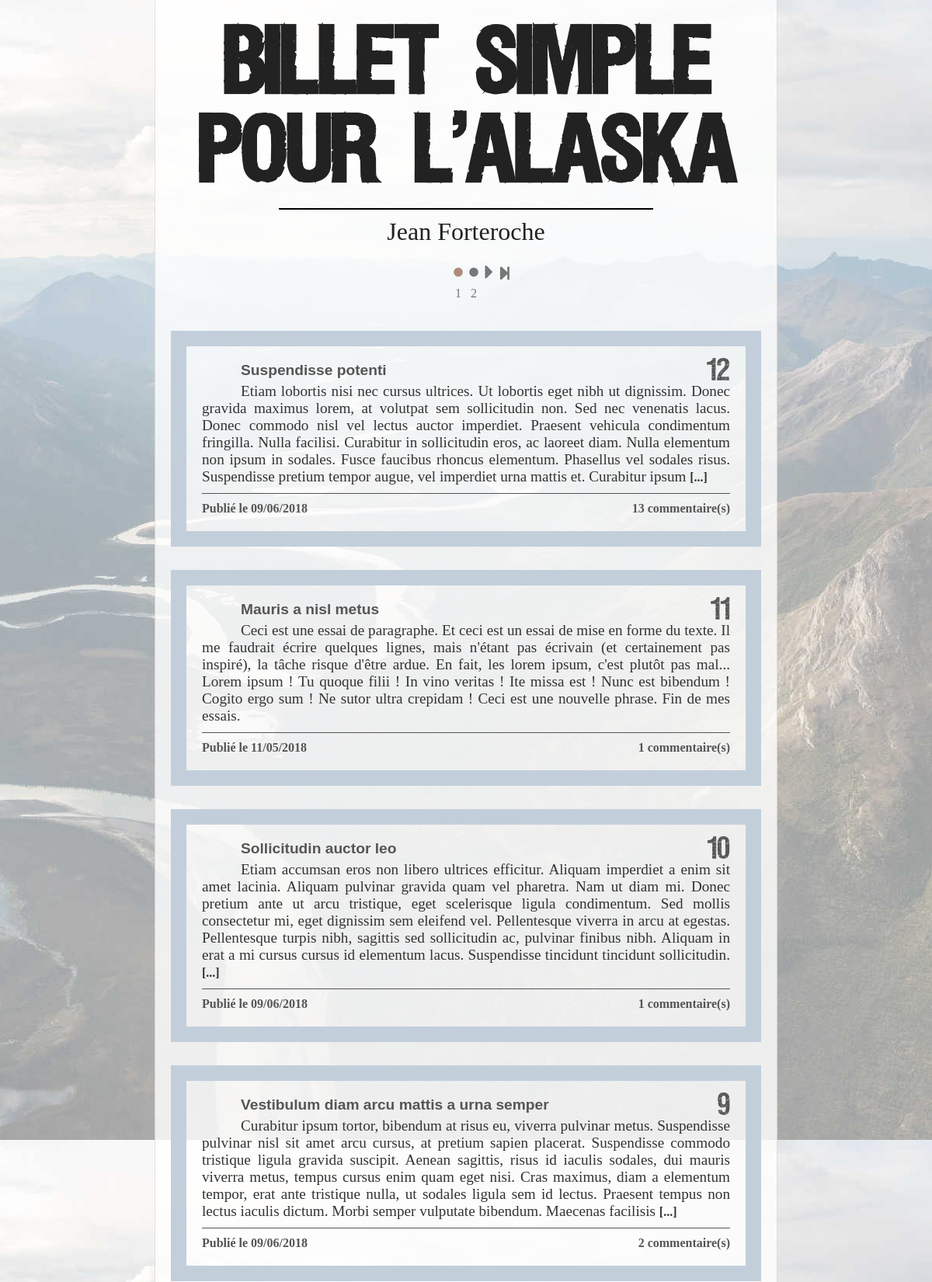
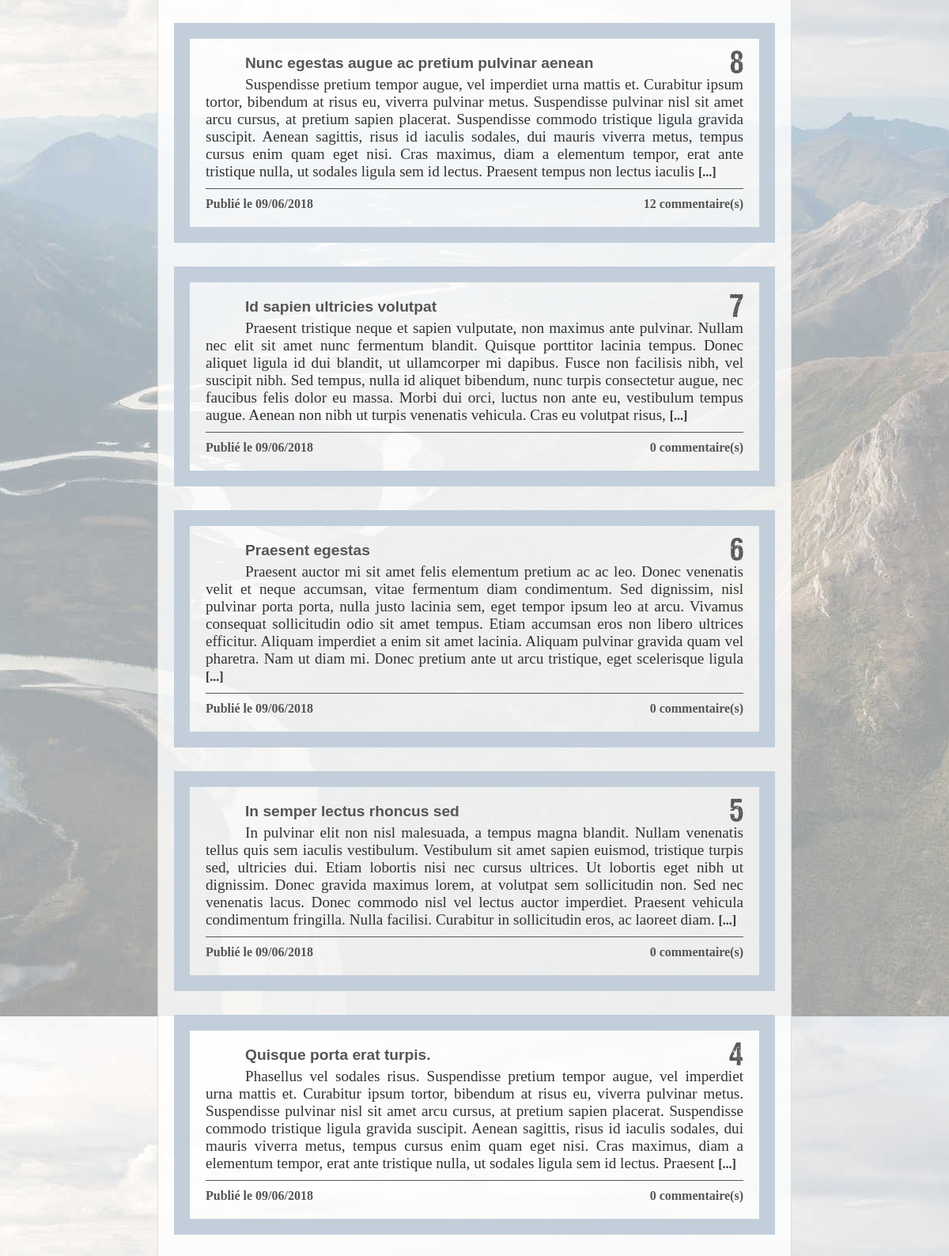
The page / (upper part) on the database its author committed (2 pictures, top to bottom).
### tables this page shows
CREATE TABLE `chapters` (
  `id` tinyint(3) UNSIGNED NOT NULL,
  `number` tinyint(4) NOT NULL DEFAULT '0',
  `title` tinytext NOT NULL,
  `content` mediumtext NOT NULL,
  `publication_date` timestamp NOT NULL DEFAULT '0000-00-00 00:00:00',
  `published` tinyint(1) NOT NULL DEFAULT '0'
);

### model/database.php (called while the page is built, shortened)
<?php
class Db {
    private $_db;
    public function db() { return $this->_db; }
    private function connect() {
        try {
            $this->_db = new PDO('mysql:host=localhost;dbname=chesfnpg_alaska_jf;charset=utf8', 'chesfnpg', 'OCV7b9h632F#', array(PDO::ATTR_ERRMODE => PDO::ERRMODE_EXCEPTION));
        }
        catch (Exception $e) {
            die('Erreur : ' . $e->getMessage());
        }
    }
}

### model/model.php (called while the page is built, shortened)
<?php
class Model {
    public function hydrate(array $datas) {
        foreach ($datas as $key => $value) {
            $method = 'set' . ucfirst($key);
        }
    }
}

### model/chapter.php (called while the page is built, shortened)
<?php
require_once('./model/model.php');
require_once('./model/commentManager.php');
class Chapter extends Model {
    private $_id;
    private $_number;
    private $_title;
    private $_content;
    private $_publication_date;
    private $_commentsNbr;
    public function __construct(array $datas = []) {
        $this->setCommentsNbr();
    }
    public function id()            { return $this->_id;            }
    public function number()        { return $this->_number;        }
    public function title()         { return $this->_title;         }
    public function content()       { return $this->_content;       }
    public function commentsNbr()   { return $this->_commentsNbr;   }
    public function publication_date(bool $humanFormat = false) {
        $publication_date = $this->_publication_date;
        if ($humanFormat) {
            $publication_date = date('\l\e d/m/Y', $publication_date);
        }
        return $publication_date;
    }
    public function setId($id) {
        $this->_id = abs((int) $id);
    }
    public function setNumber($number) {
        $this->_number = abs((int) $number);
    }
    public function setTitle($title) {
        $this->_title = (string) $title;
    }
    public function setContent($content) {
        $this->_content = (string) $content;
    }
    public function setPublication_date($publication_date) {
        $this->_publication_date = strtotime($publication_date);
    }
    public function setcommentsNbr() {
        $commentMngr = new CommentManager();
        if ($this->id() != null) {
            $this->_commentsNbr = $commentMngr->getCommentsCount($this->_id);
        }
    }
}

### model/commentManager.php (called while the page is built, shortened)
<?php
require_once('./model/model.php');
require_once('./model/database.php');
class CommentManager extends Model {
    public function getCommentsCount(int $chapterId, bool $signaledOnly = false) {
        $db = new Db();
        $condition = ($chapterId == 0) ? '' : ('WHERE chapter_id = ' . $chapterId);
        $condition = ($signaledOnly == true) ? (!empty($condition) ? ($condition . ' AND signaled != 0') : ($condition . 'WHERE signaled != 0')) : $condition;
        $query = $db->db()->query('SELECT COUNT(*) FROM comments ' . $condition);
        $commentsCount = $query->fetchColumn();
        return $commentsCount;
    }
}

### view/homepage.php (the view)
<?php include('./view/background.php'); ?>
    <?php include('./view/pagination.php'); ?>
    <div id='postsList'>
        <?php foreach ($chapters as $chapter) { ?>
            <div class='postContainer'>
                <a class='chapterLink' href='./?chapter&id=<?= $chapter->id() ?>'>
                    <div class='post'>
                        <div class='chapterNumber'><?= $chapter->number() ?></div>
                        <h3><?= $chapter->title() ?></h3>
                        <p><?= $chapter->content() ?></p>
                        <div class='chapterInfos'><span class='chapterDate'>Publié <?= $chapter->publication_date(true) ?></span><span class='chapterCommentsNbr'><?= $chapter->commentsNbr() ?> commentaire(s)</span></div>
                    </div>
                </a>
            </div>
        <?php } ?>
    </div>
    <?php include('./view/pagination.php'); ?>
<?php include('./view/footer.php'); ?>

### model/chapterManager.php (shortened to what this page needs)
<?php
require_once('./model/model.php');
require_once('./model/chapter.php');
require_once('./model/database.php');
class ChapterManager extends Model {
    public function getList(int $offset, int $length, bool $publishedOnly, bool $ascending, bool $extractsOnly) {
        $chapters = [];
        $order = $ascending ? 'ASC' : 'DESC';
        $condition = $publishedOnly ? 'WHERE published = true' : 'WHERE number != 0';
        $db = new Db();
        $query = $db->db()->query('SELECT * FROM chapters ' . $condition . ' ORDER BY number ' . $order);
        while ($chapterDatas = $query->fetch()) {
            if ($extractsOnly) { $chapterDatas['content'] = $this->getExtract($chapterDatas['content']); }
            $chapters[] = new Chapter($chapterDatas);
        }
        return !empty($chapters) ? array_slice($chapters, $offset, $length) : false;
    }
    private function getExtract(string $text) {
        $extractLength = 500;
        $text = strip_tags($text);
        if (strlen($text) > $extractLength) {
            $text = substr($text, 0, strpos($text, ' ', $extractLength)) . ' <strong>[...]</strong>';
        } else {
            $text = $text;
        }
        return $text;
    }
}

### public/css/chapter-inner-style.css (style rules this page uses)
p { margin: 0px; text-align: justify; font-family: Garamond, serif; text-indent: 50px; font-size: 1.2rem; }

### public/css/main.css (style rules this page uses)
* { font-size: 1rem; }
a { text-decoration: none; color: inherit; }
p { margin: 0px; padding: 0px; font-family: Garamond, serif; }

### public/css/background.css (style rules this page uses)
body { position: relative; width: 100%; height: 100%; margin: 0px; padding: 0px; background-image: url(../images/alaska.jpg); background-size: auto; background-position: top center; background-attachment: fixed; }

### public/css/homepage.css (style rules this page uses)
#postsList { width: 100%; padding: 0px 20px; }
.postContainer { width: calc(100% - 40px); padding: 15px 0px; }
.post { position: relative; box-sizing: border-box; width: 100%; padding: 20px; border: 20px #C2CFDB solid; color: #333; transition: all 0.3s cubic-bezier(0.05,0.15,0.25,1); }
.chapterLink { text-decoration: none; color: inherit; }
.post > h3 { margin: 0px 0px 5px 50px; display: block; font-family: 'Arial Black', sans-serif; color: #555; font-size: 1.2rem; }
.post > p { margin: 0px; font-family: 'Garamond', serif; text-align: justify; }
.post strong { font-weight: bold; }
.post .chapterInfos { display: flex; justify-content: space-between; margin-top: 10px; padding-top: 10px; border-top: 1px #555 solid; font-size: 0.8rem; font-weight: bold; color: #555; }
.chapterInfos .chapterDate { text-align: left; }
.chapterInfos .chapterCommentsNbr { text-align: right; }
.chapterNumber { position: absolute; top: 13px; right: 20px; display: block; width: 50px; font-family: 'Viper Nora'; font-size: 2rem; text-align: right; color: #555; }

### rows shown on the page
chapters: number "12", title "Suspendisse potenti", content "Etiam lobortis nisi nec cursus ultrices. Ut lobortis eget nibh ut dignissim. Donec gravida maximus lorem, at volutpat sem sollicitudin non. Sed nec venenatis lacus. Donec commodo nisl vel lectus auctor imperdiet. Praesent vehicula condimentum fringilla. Nulla facilisi. Curabitur in sollicitudin eros, ac laoreet diam. Nulla elementum non ipsum in sodales. Fusce faucibus rhoncus elementum. Phasellus vel sodales risus. Suspendisse pretium tempor augue, vel imperdiet urna mattis et. Curabitur ipsum", publication_date "le 09/06/2018", commentsNbr "13"
chapters: number "11", title "Mauris a nisl metus", content "Ceci est une essai de paragraphe. Et ceci est un essai de mise en forme du texte. Il me faudrait écrire quelques lignes, mais n'étant pas écrivain (et certainement pas inspiré), la tâche risque d'être ardue. En fait, les lorem ipsum, c'est plutôt pas mal... Lorem ipsum ! Tu quoque filii ! In vino veritas ! Ite missa est ! Nunc est bibendum ! Cogito ergo sum ! Ne sutor ultra crepidam ! Ceci est une nouvelle phrase. Fin de mes essais.", publication_date "le 11/05/2018", commentsNbr "1"
chapters: number "10", title "Sollicitudin auctor leo", content "Etiam accumsan eros non libero ultrices efficitur. Aliquam imperdiet a enim sit amet lacinia. Aliquam pulvinar gravida quam vel pharetra. Nam ut diam mi. Donec pretium ante ut arcu tristique, eget scelerisque ligula condimentum. Sed mollis consectetur mi, eget dignissim sem eleifend vel. Pellentesque viverra in arcu at egestas. Pellentesque turpis nibh, sagittis sed sollicitudin ac, pulvinar finibus nibh. Aliquam in erat a mi cursus cursus id elementum lacus. Suspendisse tincidunt tincidunt sollicitudin.", publication_date "le 09/06/2018", commentsNbr "1"
chapters: number "9", title "Vestibulum diam arcu mattis a urna semper", content "Curabitur ipsum tortor, bibendum at risus eu, viverra pulvinar metus. Suspendisse pulvinar nisl sit amet arcu cursus, at pretium sapien placerat. Suspendisse commodo tristique ligula gravida suscipit. Aenean sagittis, risus id iaculis sodales, dui mauris viverra metus, tempus cursus enim quam eget nisi. Cras maximus, diam a elementum tempor, erat ante tristique nulla, ut sodales ligula sem id lectus. Praesent tempus non lectus iaculis dictum. Morbi semper vulputate bibendum. Maecenas facilisis", publication_date "le 09/06/2018", commentsNbr "2"
chapters: number "8", title "Nunc egestas augue ac pretium pulvinar aenean", content "Suspendisse pretium tempor augue, vel imperdiet urna mattis et. Curabitur ipsum tortor, bibendum at risus eu, viverra pulvinar metus. Suspendisse pulvinar nisl sit amet arcu cursus, at pretium sapien placerat. Suspendisse commodo tristique ligula gravida suscipit. Aenean sagittis, risus id iaculis sodales, dui mauris viverra metus, tempus cursus enim quam eget nisi. Cras maximus, diam a elementum tempor, erat ante tristique nulla, ut sodales ligula sem id lectus. Praesent tempus non lectus iaculis", publication_date "le 09/06/2018", commentsNbr "12"
chapters: number "7", title "Id sapien ultricies volutpat", content "Praesent tristique neque et sapien vulputate, non maximus ante pulvinar. Nullam nec elit sit amet nunc fermentum blandit. Quisque porttitor lacinia tempus. Donec aliquet ligula id dui blandit, ut ullamcorper mi dapibus. Fusce non facilisis nibh, vel suscipit nibh. Sed tempus, nulla id aliquet bibendum, nunc turpis consectetur augue, nec faucibus felis dolor eu massa. Morbi dui orci, luctus non ante eu, vestibulum tempus augue. Aenean non nibh ut turpis venenatis vehicula. Cras eu volutpat risus,", publication_date "le 09/06/2018", commentsNbr "0"
chapters: number "6", title "Praesent egestas", content "Praesent auctor mi sit amet felis elementum pretium ac ac leo. Donec venenatis velit et neque accumsan, vitae fermentum diam condimentum. Sed dignissim, nisl pulvinar porta porta, nulla justo lacinia sem, eget tempor ipsum leo at arcu. Vivamus consequat sollicitudin odio sit amet tempus. Etiam accumsan eros non libero ultrices efficitur. Aliquam imperdiet a enim sit amet lacinia. Aliquam pulvinar gravida quam vel pharetra. Nam ut diam mi. Donec pretium ante ut arcu tristique, eget scelerisque ligula", publication_date "le 09/06/2018", commentsNbr "0"
chapters: number "5", title "In semper lectus rhoncus sed", content "In pulvinar elit non nisl malesuada, a tempus magna blandit. Nullam venenatis tellus quis sem iaculis vestibulum. Vestibulum sit amet sapien euismod, tristique turpis sed, ultricies dui. Etiam lobortis nisi nec cursus ultrices. Ut lobortis eget nibh ut dignissim. Donec gravida maximus lorem, at volutpat sem sollicitudin non. Sed nec venenatis lacus. Donec commodo nisl vel lectus auctor imperdiet. Praesent vehicula condimentum fringilla. Nulla facilisi. Curabitur in sollicitudin eros, ac laoreet diam.", publication_date "le 09/06/2018", commentsNbr "0"
chapters: number "4", title "Quisque porta erat turpis.", content "Phasellus vel sodales risus. Suspendisse pretium tempor augue, vel imperdiet urna mattis et. Curabitur ipsum tortor, bibendum at risus eu, viverra pulvinar metus. Suspendisse pulvinar nisl sit amet arcu cursus, at pretium sapien placerat. Suspendisse commodo tristique ligula gravida suscipit. Aenean sagittis, risus id iaculis sodales, dui mauris viverra metus, tempus cursus enim quam eget nisi. Cras maximus, diam a elementum tempor, erat ante tristique nulla, ut sodales ligula sem id lectus. Praesent", publication_date "le 09/06/2018", commentsNbr "0"

### other values the page prints
$pagesOffset + $i + 1 "1"
$pagesOffset + $i + 1 "2"
